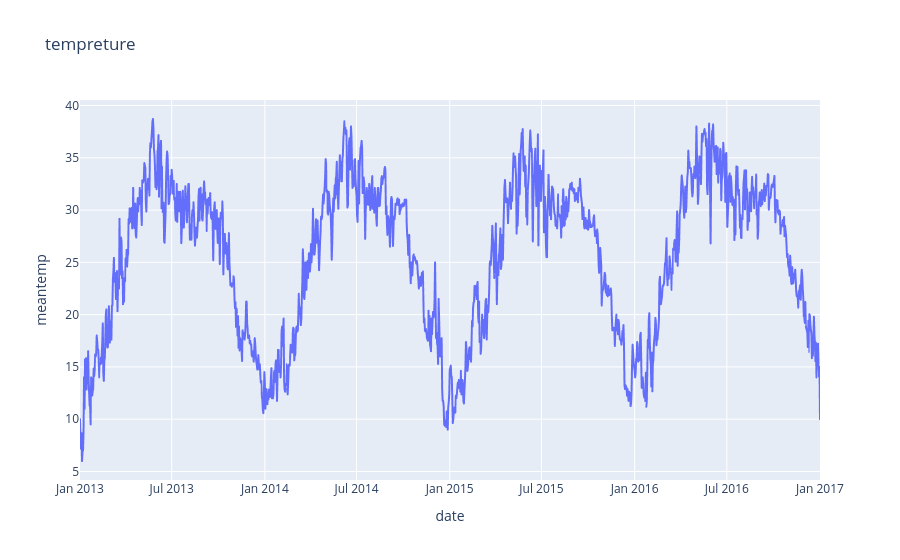

Source (notebook cell):
### Code cell
fig = px.line(df, x="date", y="meantemp", title='tempreture')
fig.show()

### Figure 1 — Plotly figure (JSON) as saved in the notebook; plotly's stock layout.template omitted (floating-point values rounded to 4 significant figures; data arrays with more than 128 entries replaced by an {"elided": "..."} marker saying what was removed)
{"data": [{"hovertemplate": "date=%{x}<br>meantemp=%{y}<extra></extra>", "legendgroup": "", "line": {"color": "#636efa", "dash": "solid"}, "marker": {"symbol": "circle"}, "mode": "lines", "name": "", "showlegend": false, "type": "scattergl", "x": {"elided": "1462 str values"}, "xaxis": "x", "y": {"elided": "1462 float values"}, "yaxis": "y"}], "layout": {"legend": {"tracegroupgap": 0}, "title": {"text": "tempreture"}, "xaxis": {"anchor": "y", "domain": [0, 1], "title": {"text": "date"}}, "yaxis": {"anchor": "x", "domain": [0, 1], "title": {"text": "meantemp"}}}}
